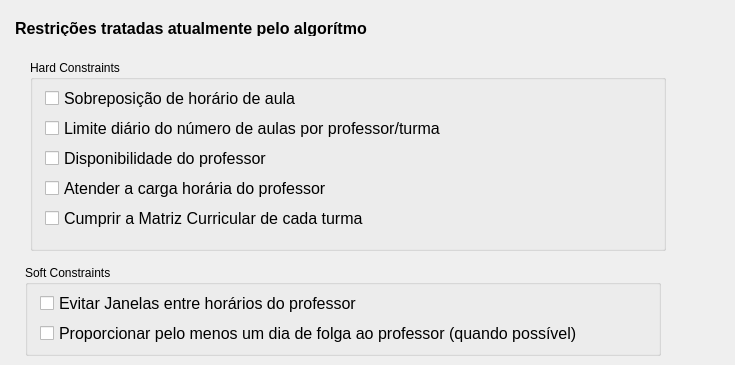
            <widget class="QWidget" name="tab_9">
             <attribute name="title">
              <string>RESTRIÇÕES</string>
             </attribute>
             <widget class="QLabel" name="label_18">
              <property name="geometry">
               <rect>
                <x>15</x>
                <y>20</y>
                <width>711</width>
                <height>16</height>
               </rect>
              </property>
              <property name="font">
               <font>
                <pointsize>12</pointsize>
                <weight>75</weight>
                <bold>true</bold>
               </font>
              </property>
              <property name="text">
               <string>Restrições tratadas atualmente pelo algorítmo</string>
              </property>
             </widget>
             <widget class="QGroupBox" name="groupBox">
              <property name="geometry">
               <rect>
                <x>30</x>
                <y>60</y>
                <width>636</width>
                <height>191</height>
               </rect>
              </property>
              <property name="title">
               <string>Hard Constraints</string>
              </property>
              <widget class="QCheckBox" name="checkBox">
               <property name="geometry">
                <rect>
                 <x>15</x>
                 <y>30</y>
                 <width>551</width>
                 <height>17</height>
                </rect>
               </property>
               <property name="font">
                <font>
                 <pointsize>12</pointsize>
                </font>
               </property>
               <property name="text">
                <string>Sobreposição de horário de aula</string>
               </property>
              </widget>
              <widget class="QCheckBox" name="checkBox_2">
               <property name="geometry">
                <rect>
                 <x>15</x>
                 <y>60</y>
                 <width>551</width>
                 <height>17</height>
                </rect>
               </property>
               <property name="font">
                <font>
                 <pointsize>12</pointsize>
                </font>
               </property>
               <property name="text">
                <string>Limite diário do número de aulas por professor/turma</string>
               </property>
              </widget>
              <widget class="QCheckBox" name="checkBox_3">
               <property name="geometry">
                <rect>
                 <x>15</x>
                 <y>90</y>
                 <width>551</width>
                 <height>17</height>
                </rect>
               </property>
               <property name="font">
                <font>
                 <pointsize>12</pointsize>
                </font>
               </property>
               <property name="text">
                <string>Disponibilidade do professor</string>
               </property>
              </widget>
              <widget class="QCheckBox" name="checkBox_4">
               <property name="geometry">
                <rect>
                 <x>15</x>
                 <y>120</y>
                 <width>551</width>
                 <height>17</height>
                </rect>
               </property>
               <property name="font">
                <font>
                 <pointsize>12</pointsize>
                </font>
               </property>
               <property name="text">
                <string>Atender a carga horária do professor</string>
               </property>
              </widget>
              <widget class="QCheckBox" name="checkBox_5">
               <property name="geometry">
                <rect>
                 <x>15</x>
                 <y>150</y>
                 <width>551</width>
                 <height>17</height>
                </rect>
               </property>
               <property name="font">
                <font>
                 <pointsize>12</pointsize>
                </font>
               </property>
               <property name="text">
                <string>Cumprir a Matriz Curricular de cada turma</string>
               </property>
              </widget>
             </widget>
             <widget class="QGroupBox" name="groupBox_2">
              <property name="geometry">
               <rect>
                <x>25</x>
                <y>265</y>
                <width>636</width>
                <height>91</height>
               </rect>
              </property>
              <property name="title">
               <string>Soft Constraints</string>
              </property>
              <widget class="QCheckBox" name="checkBox_6">
               <property name="geometry">
                <rect>
                 <x>15</x>
                 <y>30</y>
                 <width>551</width>
                 <height>17</height>
                </rect>
               </property>
               <property name="font">
                <font>
                 <pointsize>12</pointsize>
                </font>
               </property>
               <property name="text">
                <string>Evitar Janelas entre horários do professor</string>
               </property>
              </widget>
              <widget class="QCheckBox" name="checkBox_7">
               <property name="geometry">
                <rect>
                 <x>15</x>
                 <y>60</y>
                 <width>551</width>
                 <height>17</height>
                </rect>
               </property>
               <property name="font">
                <font>
                 <pointsize>12</pointsize>
                </font>
               </property>
               <property name="text">
                <string>Proporcionar pelo menos um dia de folga ao professor (quando possível)</string>
               </property>
              </widget>
             </widget>
            </widget>
